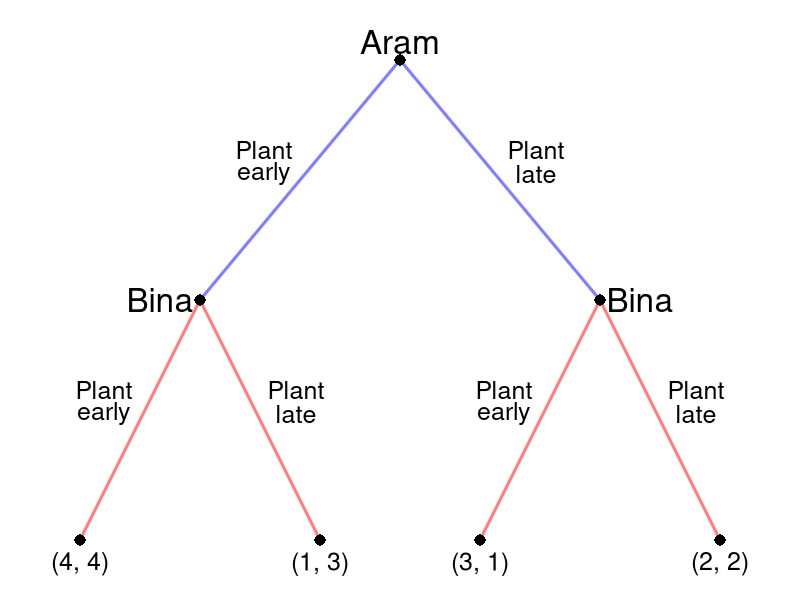

The R script that drew this image:
require(shape)
pdf(file = "people/sequential_palanpur.pdf", width = 9, height = 7)

#Set parameters for graphics
axislabelsize <- 1.5
labelsize <- 2
actionlabelsize <- 1.5
graphlinewidth <- 3
segmentlinewidth <- 2
nodesize <- 1.5

COL <- c("#7fc97f", "#beaed4", "#fdc086", "#ffff99", "#386cb0", "#f0027f", "#bf5b17", "#666666")
COLA <- c("#99d8c9","#66c2a4","#41ae76", "#238b45", "#005824")
COLB <- c("#4eb3d3", "#2b8cbe", "#0868ac","#084081")

par(mar =  c(0, 0, 0, 0))

xlims <- c(0, 10)
ylims <- c(0, 10)

npts <- 501 
x <- seq(xlims[1], xlims[2], length.out = npts)
y <- seq(ylims[1], ylims[2], length.out = npts) 

plot(0, 0, xlim = xlims, ylim = ylims, type = "n",
     xlab = expression(paste("")),
     ylab = expression(paste("")), 
     xaxt = "n", 
     yaxt = "n", 
     cex.lab = axislabelsize, 
     bty = "n",
     xaxs="i", 
     yaxs="i")

ticksy <- seq(from = 0, to = ylims[2], by = 2)
ylabels <- seq(from = 0, to = ylims[2], by = 2)
ticksx <- seq(from = 0, to = xlims[2], by = 2)
xlabels <- seq(from = 0, to = xlims[2], by = 2)

#Branches for Aram
#Fish 10
segments(5, 9, 2.5, 5, lty = 1, col = rgb(0, 0, 1, 0.5), lwd = graphlinewidth)
#Fish 12
segments(5, 9, 7.5, 5, lty = 1, col = rgb(0, 0, 1, 0.5), lwd = graphlinewidth)

#Branches for Bina
#From Aram Fishing 10
#Bina fishes 10
segments(2.5, 5, 1, 1, lty = 1, col = rgb(1, 0, 0, 0.5), lwd = graphlinewidth)
#Bina fishes 12
segments(2.5, 5, 4, 1, lty = 1, col = rgb(1, 0, 0, 0.5), lwd = graphlinewidth)

#From Aram fishing 12
#Bina fishes 10
segments(7.5, 5, 6, 1, lty = 1, col = rgb(1, 0, 0, 0.5), lwd = graphlinewidth)


#Bina fishes 12
segments(7.5, 5, 9, 1, lty = 1, col = rgb(1, 0, 0, 0.5), lwd = graphlinewidth)

#Initial node
points(5, 9, pch = 16, col = "black", cex = nodesize)

#P1 Nodes
points(2.5, 5, pch = 16, col = "black", cex = nodesize)
points(7.5, 5, pch = 16, col = "black", cex = nodesize)

#P2 Terminal Nodes
points(1, 1, pch = 16, col = "black", cex = nodesize)
points(4, 1, pch = 16, col = "black", cex = nodesize)
points(6, 1, pch = 16, col = "black", cex = nodesize)
points(9, 1, pch = 16, col = "black", cex = nodesize)

text(5, 9.3, expression(paste("Aram")), cex = labelsize)

text(3.3, 7.5, expression(paste("Plant")), cex = actionlabelsize)
text(3.3, 7.1, expression(paste("early")), cex = actionlabelsize)
text(6.7, 7.5, expression(paste("Plant")), cex = actionlabelsize)
text(6.7, 7.1, expression(paste("late")), cex = actionlabelsize)


text(2, 5, expression(paste("Bina")), cex = labelsize)
text(1.3, 3.5, expression(paste("Plant")), cex = actionlabelsize)
text(1.3, 3.1, expression(paste("early")), cex = actionlabelsize)
text(3.7, 3.5, expression(paste("Plant")), cex = actionlabelsize)
text(3.7, 3.1, expression(paste("late")), cex = actionlabelsize)


text(8, 5, expression(paste("Bina")), cex = labelsize)
text(6.3, 3.5, expression(paste("Plant")), cex = actionlabelsize)
text(6.3, 3.1, expression(paste("early")), cex = actionlabelsize)
text(8.7, 3.5, expression(paste("Plant")), cex = actionlabelsize)
text(8.7, 3.1, expression(paste("late")), cex = actionlabelsize)

#Payoffs 
text(1, .6, expression("(4, 4)"), cex = actionlabelsize)
text(4, .6, expression("(1, 3)"), cex = actionlabelsize)
text(6, .6, expression("(3, 1)"), cex = actionlabelsize)
text(9, .6, expression("(2, 2)"), cex = actionlabelsize)

dev.off()
